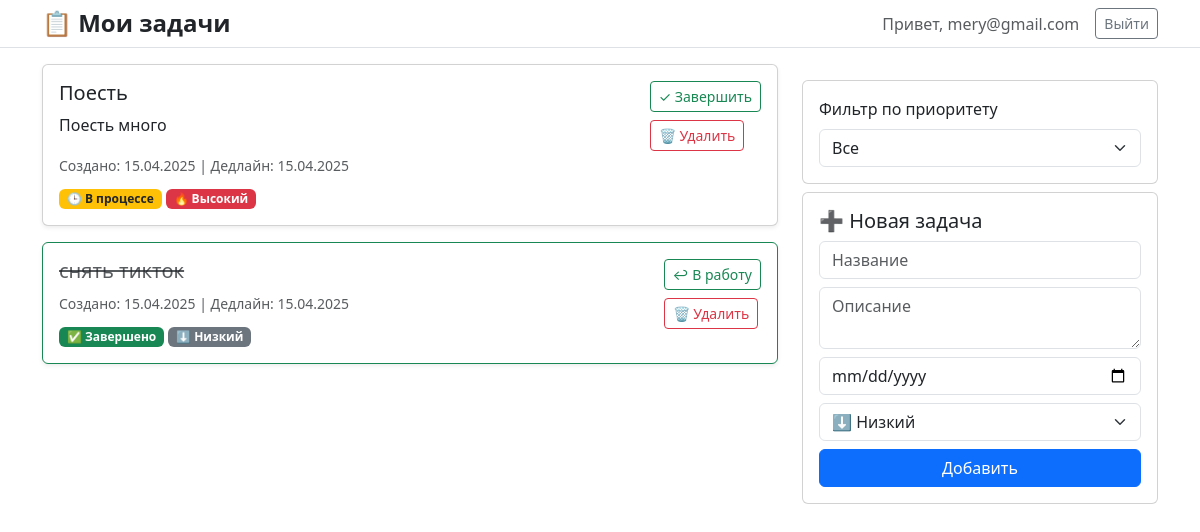
Page /todo (signed in) on the committed database.
### app/models/user.py (models this page shows)
class User(Base):
    __tablename__ = "users"
    id = Column(Integer, primary_key=True, index=True)
    username = Column(String, unique=True, index=True)
    hashed_password = Column(String)
    full_name = Column(String, nullable=True)
    email = Column(String, nullable=True)
    disabled = Column(Boolean, default=False)
    todos = relationship("ToDo", back_populates="user")

### app/models/todo.py (models this page shows)
class ToDo(Base):
    __tablename__ = "todos"
    id = Column(Integer, primary_key=True, index=True)
    title = Column(String, nullable=False)
    description = Column(String, nullable=True)
    completed = Column(Boolean, default=False)
    created_at = Column(DateTime(timezone=True), default=lambda: datetime.now(timezone.utc))
    due_date = Column(DateTime, nullable=True)  # срок дедлайна
    priority = Column(Integer, default=1)  # 1 - низкий, 2 - средний, 3 - высокий
    user_id = Column(Integer, ForeignKey("users.id"))  # связь с пользователем
    user = relationship("User", back_populates="todos")

### app/api/todo.py (the view)
@router.get("/todo", response_class=HTMLResponse)
async def read_todo(request: Request, db: Session = Depends(get_db)):
    try:
        username = get_current_user_from_cookie(request)
    except:
        return RedirectResponse(url="/", status_code=302)
    user = db.query(User).filter(User.email == username).first()
    if not user:
        return RedirectResponse(url="/", status_code=302)
    priority = request.query_params.get("priority")
    todos_query = db.query(ToDo).filter(ToDo.user_id == user.id)
    if priority:
        try:
            todos_query = todos_query.filter(ToDo.priority == int(priority))
        except ValueError:
            pass  # Если priority был не числом — игнорируем
    todos = todos_query.order_by(ToDo.created_at.desc()).all()
    return templates.TemplateResponse("todos.html", {
        "request": request,
        "username": username,
        "todos": todos
    })

### app/templates/todos.html (shortened to what this page needs)
{% extends "base.html" %}
{% block content %}
<nav class="navbar navbar-light bg-white border-bottom mb-3">
  <div class="container d-flex justify-content-between align-items-center">
    <h4 class="fw-bold m-0">📋 Мои задачи</h4>
    <div class="d-flex align-items-center gap-3">
      <span class="text-muted">Привет, {{ username }}</span>
      <a href="/logout" class="btn btn-sm btn-outline-secondary">Выйти</a>
    </div>
  </div>
</nav>
<div class="container">
  <div class="row">
    <div class="col-lg-8">
      {% if todos %}
        {% for todo in todos %}
          <div class="card mb-3 shadow-sm {% if todo.completed %}border-success{% endif %}">
            <div class="card-body">
              <div class="d-flex justify-content-between">
                <div>
                  <h5 class="card-title {{ 'text-decoration-line-through text-muted' if todo.completed }}">{{ todo.title }}</h5>
                  {% if todo.description %}
                    <p class="card-text">{{ todo.description }}</p>
                  {% endif %}
                  <small class="text-muted">
                    {% if todo.created_at %}Создано: {{ todo.created_at.astimezone().strftime('%d.%m.%Y') }}{% endif %}
                    {% if todo.due_date %}| Дедлайн: {{ todo.due_date.astimezone().strftime('%d.%m.%Y') }}{% endif %}
                  </small>
                  <div class="mt-2">
                    {% if todo.completed %}
                      <span class="badge bg-success">✅ Завершено</span>
                    {% else %}
                      <span class="badge bg-warning text-dark">🕒 В процессе</span>
                    {% endif %}
                    {% if todo.priority == 3 %}
                      <span class="badge bg-danger">🔥 Высокий</span>
                    {% elif todo.priority == 2 %}
                      <span class="badge bg-primary">⚠ Средний</span>
                    {% else %}
                      <span class="badge bg-secondary">⬇ Низкий</span>
                    {% endif %}
                  </div>
                </div>
                <div class="d-flex flex-column gap-2">
                  <form method="post" action="/todo/{{ todo.id }}/toggle">
                    <button class="btn btn-sm btn-outline-success" type="submit">
                      {{ '↩ В работу' if todo.completed else '✓ Завершить' }}
                    </button>
                  </form>
                  <form method="post" action="/todo/{{ todo.id }}/delete">
                    <button class="btn btn-sm btn-outline-danger" type="submit">🗑 Удалить</button>
                  </form>
                </div>
              </div>
            </div>
          </div>
        {% endfor %}
      {% else %}
        <div class="alert alert-info">У вас пока нет задач. Добавьте первую!</div>
      {% endif %}
    </div>
    <div class="col-lg-4">
      <div class="card mb-4 sticky-form">
        <div class="card-body">
          <form method="get">
            <label class="form-label">Фильтр по приоритету</label>
            <select class="form-select" name="priority" onchange="this.form.submit()">
              <option value="">Все</option>
            </select>
          </form>
        </div>
      </div>
      <div class="card">
        <div class="card-body">
          <h5 class="card-title">➕ Новая задача</h5>
          <form method="post" action="/todo/create">
            <div class="mb-2">
              <input type="text" class="form-control" name="title" placeholder="Название" required>
            </div>
            <div class="mb-2">
              <textarea class="form-control" name="description" rows="2" placeholder="Описание"></textarea>
            </div>
            <div class="mb-2">
              <input type="date" class="form-control" name="due_date">
            </div>
            <div class="mb-2">
              <select class="form-select" name="priority">
                <option value="1">⬇ Низкий</option>
              </select>
            </div>
            <button type="submit" class="btn btn-primary w-100">Добавить</button>
          </form>
        </div>
      </div>
    </div>
  </div>
</div>
{% endblock %}

### app/templates/base.html (style rules this page uses)
* { margin: 0; padding: 0; }
html, body { height: 100%; margin: 0; }

### app/templates/todos.html (style rules this page uses)
.sticky-form { position: sticky; top: 80px; z-index: 1000; }

### rows in the picture
User: email "mery@gmail.com"
ToDo: title "Поесть", description "Поесть много", created_at.astimezone "15.04.2025", due_date.astimezone "15.04.2025", shows "🕒 В процессе", priority "🔥 Высокий", completed "✓ Завершить"
ToDo: title "снять тикток", created_at.astimezone "15.04.2025", due_date.astimezone "15.04.2025", shows "✅ Завершено", priority "⬇ Низкий", completed "↩ В работу"
